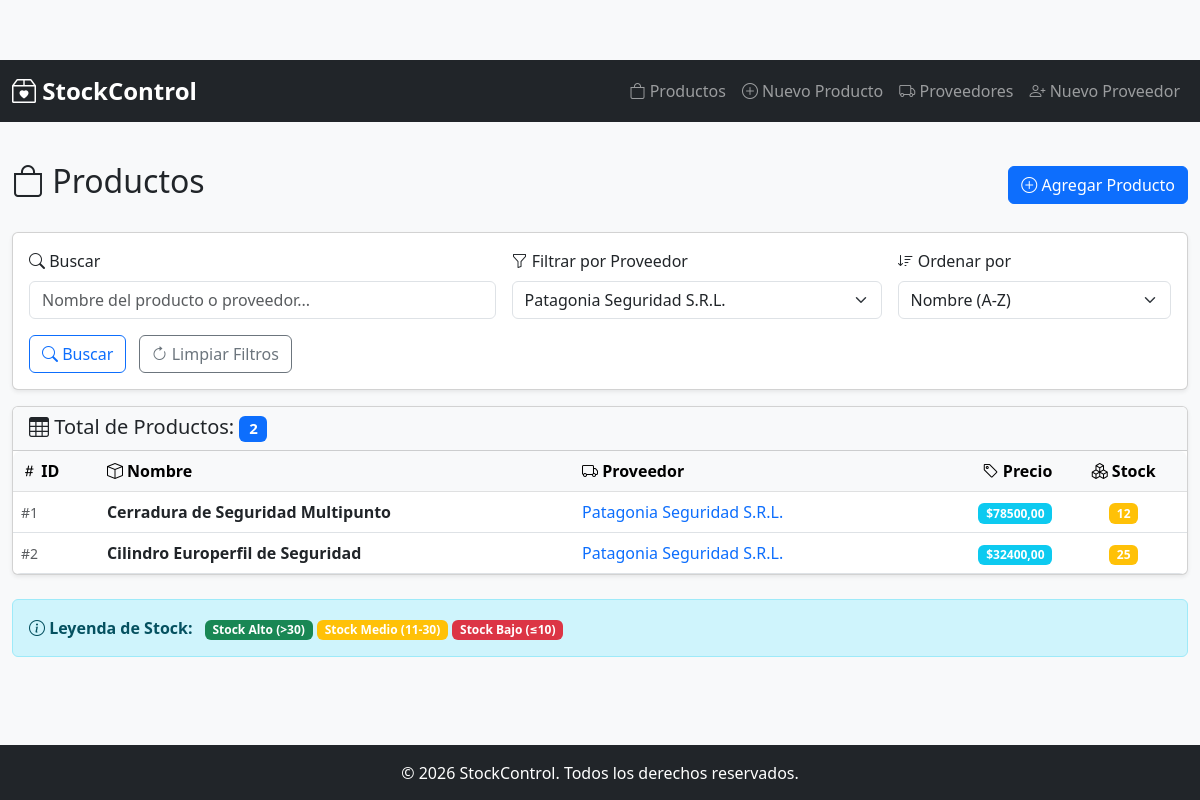
Page /compras/productos/listado/?proveedor=1 on the committed database.
### compra/models.py (models this page shows, shortened)
class Producto(models.Model):
    nombre = models.CharField(
        max_length=255,
        blank=False,
        null=False,
        help_text="Nombre del producto"
    )
    precio = models.DecimalField(
        max_digits=10,
        decimal_places=2,
        validators=[MinValueValidator(0)],
        blank=False,
        null=False,
        help_text="Precio unitario del producto"
    )
    stock_actual = models.PositiveIntegerField(
        default=0,
        blank=False,
        null=False,
        help_text="Cantidad disponible en stock"
    )
    proveedor = models.ForeignKey(
        Proveedor,
        on_delete=models.PROTECT,
        blank=False,
        null=False,
        related_name='productos',
        help_text="Proveedor del producto"
    )
    created_at = models.DateTimeField(
        auto_now_add=True,
        help_text="Fecha de creación del registro"
    )
    updated_at = models.DateTimeField(
        auto_now=True,
        help_text="Fecha de última actualización"
    )
    class Meta:
        ordering = ['nombre']
        indexes = [
            models.Index(fields=['nombre']),
            models.Index(fields=['proveedor']),
        ]
        verbose_name = "Producto"
        verbose_name_plural = "Productos"

class Proveedor(models.Model):
    razon_social = models.CharField(
        max_length=255,
        blank=False,
        null=False,
        help_text="Razón social del proveedor"
    )
    cuit = models.BigIntegerField(
        unique=True,
        blank=False,
        null=False,
        validators=[
            RegexValidator(
                regex=r'^\d{11}$',
                message='El CUIT debe tener exactamente 11 dígitos',
                code='invalid_cuit'
            )
        ],
        help_text="CUIT del proveedor (11 dígitos sin separadores)"
    )
    telefono = models.BigIntegerField(
        blank=True,
        null=True,
        validators=[MinValueValidator(0)],
        help_text="Número de teléfono del proveedor"
    )
    created_at = models.DateTimeField(
        auto_now_add=True,
        help_text="Fecha de creación del registro"
    )
    updated_at = models.DateTimeField(
        auto_now=True,
        help_text="Fecha de última actualización"
    )
    class Meta:
        ordering = ['razon_social']
        indexes = [
            models.Index(fields=['cuit']),
            models.Index(fields=['razon_social']),
        ]
        verbose_name = "Proveedor"
        verbose_name_plural = "Proveedores"

### compra/views.py (the view)
# urls.py: path('productos/listado/', views.ProductoListView.as_view(), name='listar_productos'),
class ProductoListView(ListView):
    model = Producto
    template_name = 'compra/listar_productos.html'
    context_object_name = 'productos'
    paginate_by = 20
    def get_queryset(self):
        queryset = super().get_queryset().select_related('proveedor')
        busqueda = self.request.GET.get('busqueda', '')
        if busqueda:
            queryset = queryset.filter(
                Q(nombre__icontains=busqueda) |
                Q(proveedor__razon_social__icontains=busqueda)
            )
        proveedor_id = self.request.GET.get('proveedor')
        if proveedor_id:
            queryset = queryset.filter(proveedor_id=proveedor_id)
        orden = self.request.GET.get('orden', 'nombre')
        queryset = queryset.order_by(orden)
        return queryset
    def get_context_data(self, **kwargs):
        context = super().get_context_data(**kwargs)
        context['proveedores'] = Proveedor.objects.all()
        context['busqueda'] = self.request.GET.get('busqueda', '')
        context['proveedor_seleccionado'] = self.request.GET.get('proveedor')
        context['total_productos'] = self.get_queryset().count()
        return context

### compra/templates/compra/listar_productos.html (shortened to what this page needs)
{% extends 'compra/base.html' %}
{% block contenido %}
<div class="row mb-4">
    <div class="col-12">
        <div class="d-flex justify-content-between align-items-center">
            <h2>
                <i class="bi bi-bag"></i> Productos
            </h2>
            <a href="{% url 'compra:agregar_producto' %}" class="btn btn-primary">
                <i class="bi bi-plus-circle"></i> Agregar Producto
            </a>
        </div>
    </div>
</div>
<div class="row mb-3">
    <div class="col-12">
        <div class="card">
            <div class="card-body">
                <form method="get" class="row g-3">
                    <div class="col-md-5">
                        <label for="busqueda" class="form-label">
                            <i class="bi bi-search"></i> Buscar
                        </label>
                        <input
                            type="text"
                            class="form-control"
                            id="busqueda"
                            name="busqueda"
                            placeholder="Nombre del producto o proveedor..."
                            value="{{ busqueda }}"
                        >
                    </div>
                    <div class="col-md-4">
                        <label for="proveedor" class="form-label">
                            <i class="bi bi-funnel"></i> Filtrar por Proveedor
                        </label>
                        <select class="form-select" id="proveedor" name="proveedor">
                            {% for proveedor in proveedores %}
                                <option value="{{ proveedor.id }}" {% if proveedor.id|stringformat:"s" == proveedor_seleccionado %}selected{% endif %}>
                                    {{ proveedor.razon_social }}
                                </option>
                            {% endfor %}
                        </select>
                    </div>
                    <div class="col-md-3">
                        <label for="orden" class="form-label">
                            <i class="bi bi-sort-down"></i> Ordenar por
                        </label>
                        <select class="form-select" id="orden" name="orden">
                            <option value="nombre" selected>Nombre (A-Z)</option>
                        </select>
                    </div>
                    <div class="col-12">
                        <button type="submit" class="btn btn-outline-primary me-2">
                            <i class="bi bi-search"></i> Buscar
                        </button>
                        <a href="{% url 'compra:listar_productos' %}" class="btn btn-outline-secondary">
                            <i class="bi bi-arrow-clockwise"></i> Limpiar Filtros
                        </a>
                    </div>
                </form>
            </div>
        </div>
    </div>
</div>
<div class="row">
    <div class="col-12">
        <div class="card">
            <div class="card-header bg-light">
                <h5 class="mb-0">
                    <i class="bi bi-table"></i> Total de Productos:
                    <span class="badge bg-primary">{{ total_productos }}</span>
                </h5>
            </div>
            <div class="table-responsive">
                {% if productos %}
                    <table class="table table-hover mb-0">
                        <thead class="table-light">
                            <tr>
                                <th><i class="bi bi-hash"></i> ID</th>
                                <th><i class="bi bi-box"></i> Nombre</th>
                                <th><i class="bi bi-truck"></i> Proveedor</th>
                                <th class="text-end"><i class="bi bi-tag"></i> Precio</th>
                                <th class="text-center"><i class="bi bi-boxes"></i> Stock</th>
                            </tr>
                        </thead>
                        <tbody>
                            {% for producto in productos %}
                                <tr>
                                    <td>
                                        <small class="text-muted">#{{ producto.id }}</small>
                                    </td>
                                    <td>
                                        <strong>{{ producto.nombre }}</strong>
                                    </td>
                                    <td>
                                        <a href="?proveedor={{ producto.proveedor.id }}"
                                           class="text-decoration-none">
                                            {{ producto.proveedor.razon_social }}
                                        </a>
                                    </td>
                                    <td class="text-end">
                                        <span class="badge bg-info">${{ producto.precio }}</span>
                                    </td>
                                    <td class="text-center">
                                        {% if producto.stock_actual <= 10 %}
                                            <span class="badge bg-danger">{{ producto.stock_actual }}</span>
                                        {% elif producto.stock_actual <= 30 %}
                                            <span class="badge bg-warning">{{ producto.stock_actual }}</span>
                                        {% else %}
                                            <span class="badge bg-success">{{ producto.stock_actual }}</span>
                                        {% endif %}
                                    </td>
                                </tr>
                            {% endfor %}
                        </tbody>
                    </table>
                {% endif %}
            </div>
        </div>
    </div>
</div>
{% if productos %}
    <div class="row mt-4">
        <div class="col-12">
            <div class="alert alert-info" role="alert">
                <i class="bi bi-info-circle"></i>
                <strong>Leyenda de Stock:</strong>
                <span class="badge bg-success ms-2">Stock Alto (>30)</span>
                <span class="badge bg-warning">Stock Medio (11-30)</span>
                <span class="badge bg-danger">Stock Bajo (≤10)</span>
            </div>
        </div>
    </div>
{% endif %}
{% endblock %}

### compra/templates/compra/base.html (style rules this page uses)
body { background-color: #f8f9fa; padding-top: 60px; }
.card { box-shadow: 0 0.125rem 0.25rem rgba(0, 0, 0, 0.075); }
.table-responsive { border-radius: 0.5rem; }

### rows in the picture
Producto: id "1", nombre "Cerradura de Seguridad Multipunto", proveedor.razon_social "Patagonia Seguridad S.R.L.", precio "78500,00", stock_actual "12"
Producto: id "2", nombre "Cilindro Europerfil de Seguridad", proveedor.razon_social "Patagonia Seguridad S.R.L.", precio "32400,00", stock_actual "25"

### other values in the picture
{{ total_productos }} "2"
form field proveedor "Patagonia Seguridad S.R.L."
